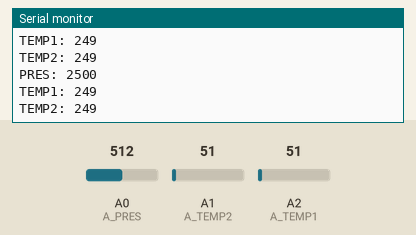
Bench run of a sketch on a simulated Arduino Uno, built with avr-gcc and run on an emulated ATmega328P. On the bench: the last lines printed to the serial monitor. The test bench sets the inputs (shaded band); at power-on: A0 (A_PRES) = 512, A1 (A_TEMP2) = 51, A2 (A_TEMP1) = 51.

Above: at 8.8 s.
8.9 s: A0 (A_PRES) set to 216
At 10.2 s:
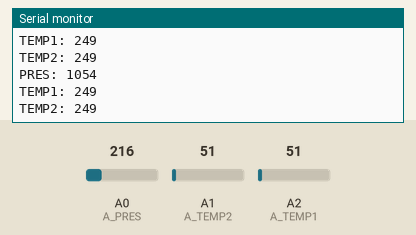
13.4 s: A0 (A_PRES) set to 196
At 15.2 s:
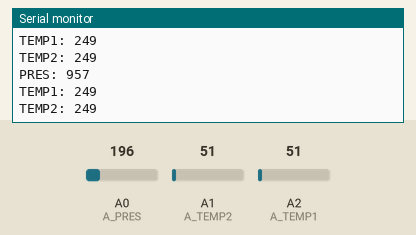
Timing chart, 0 to 16.1 s (numbered marks = the images above; inputs shaded):
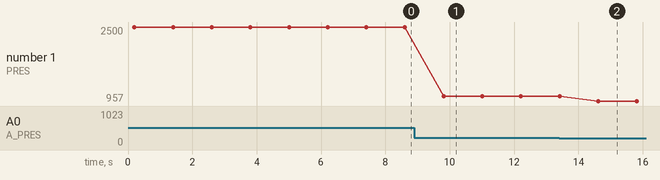

Measured:
- after the input at 8.9 s, the serial monitor: prints a new line after 0.91 s (image 1)
- after the input at 13.4 s, the serial monitor: prints a new line after 1.2 s (image 2)
- plotted number 1: 2500 → 1054 after the input at 8.9 s, 1054 → 957 after the input at 13.4 s

The sketch:

Analogue_Tests.ino
```cpp
int A_PRES = 0;
int A_TEMP1 = 2;
int A_TEMP2 = 1;

int pres=0,temp1=0,temp2=0;
int mpres=0,mtemp1=0,mtemp2=0;

void setup() {
  //  analogueReference(DEFAULT);
  pinMode(A0,INPUT);
  pinMode(A1,INPUT);
  pinMode(A2,INPUT);
  digitalWrite(A0,LOW);
  digitalWrite(A1,LOW);
  digitalWrite(A2,LOW);

  Serial.begin(9600);
  while(!Serial){
  }

  Serial.println("Ready");
}

void loop() {
  pres=analogRead(A_PRES);
  delay(100);
  temp1=analogRead(A_TEMP1);
  delay(100);
  temp2=analogRead(A_TEMP2);

  mpres=map(pres,0,1024,0,5000);
  mtemp1=map(temp1,0,1024,0,5000);
  mtemp2=map(temp2,0,1024,0,5000);

  Serial.print("PRES: ");
  Serial.println(mpres,DEC);
  Serial.print("TEMP1: ");
  Serial.println(mtemp1,DEC);
  Serial.print("TEMP2: ");
  Serial.println(mtemp2,DEC);
  delay(1000);
}
```
